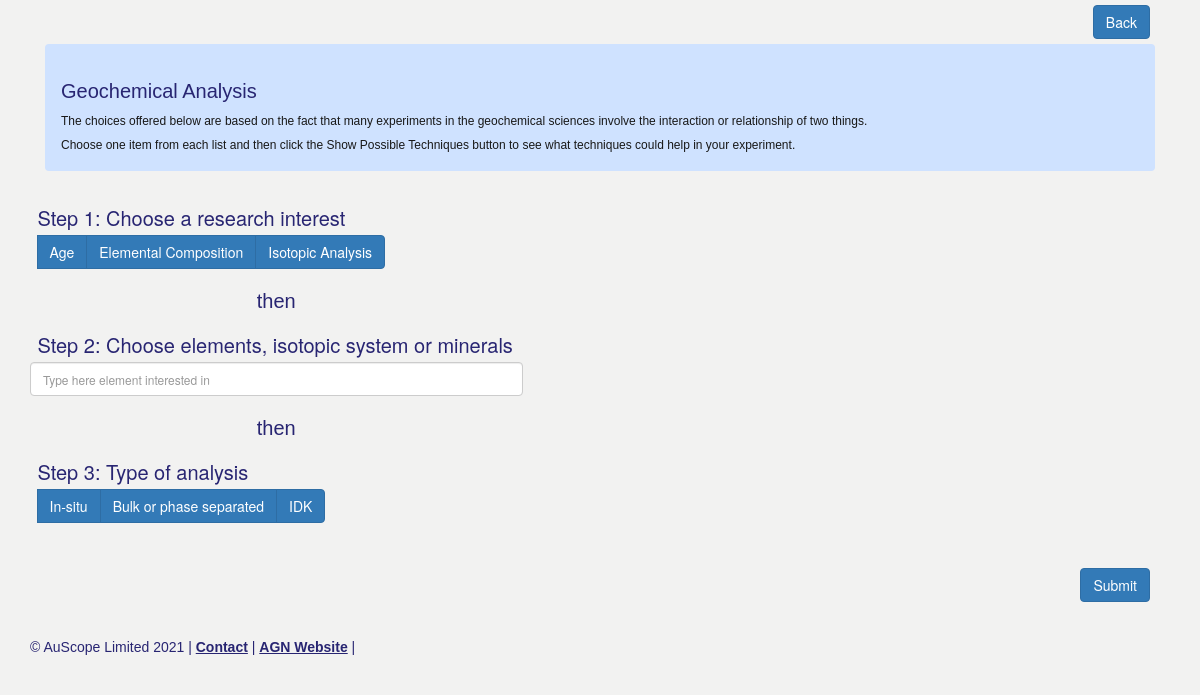
/index.php/portal/geochemOptionsSelection, run on an earlier commit of the app's database.
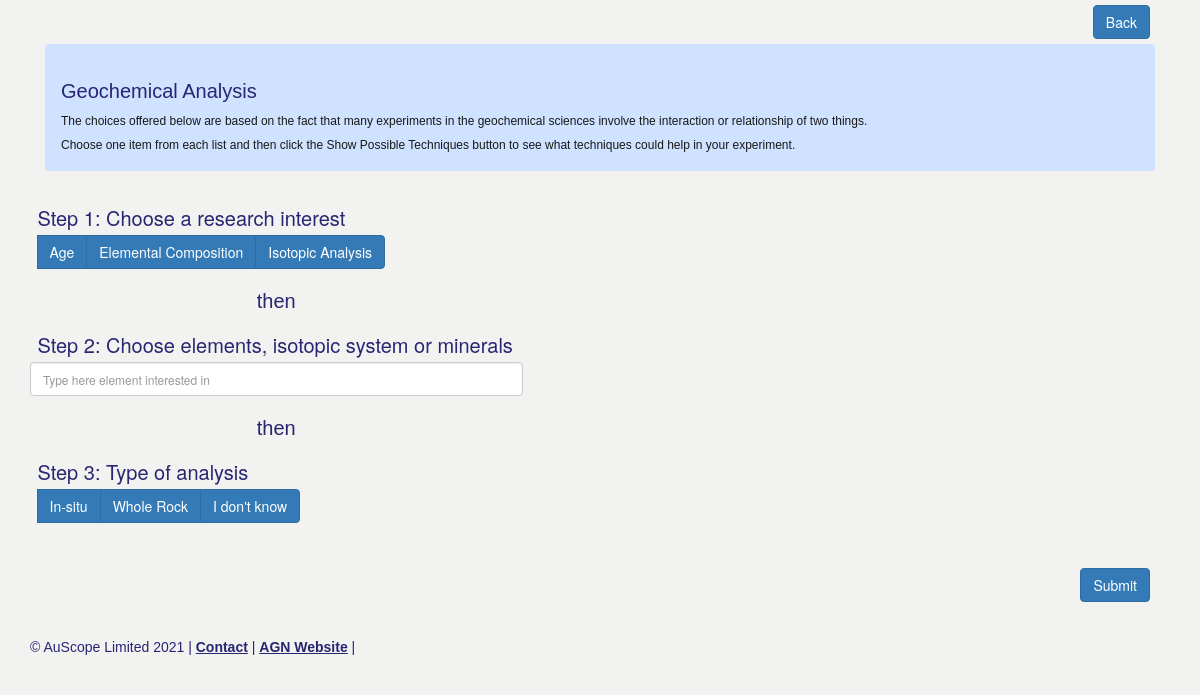
And on a later commit of the database.
### tables this page shows
CREATE TABLE `option_choice` (
  `id` bigint(20) NOT NULL AUTO_INCREMENT,
  `version` bigint(20) NOT NULL,
  `priority` int(11) NOT NULL,
  `name` varchar(255) NOT NULL,
  `type` varchar(255) NOT NULL,
  `science` varchar(255) NOT NULL,
  PRIMARY KEY (`id`),
  FULLTEXT KEY `fulltext_index` (`name`)
);

### application/controllers/Portal.php (called while the page is built, shortened)
<?php
class Portal extends CI_Controller {
    function __construct()
    {
        $this->load->model('Static_model');
    }
    public function geochemOptionsSelection(){
        $staticData = array();
        $staticData['tf.geochemChoices.quickGuide'] = $this->Static_model->getSaticDataByName('tf.geochemChoices.quickGuide')->text;
        $staticData['tf.geochemChoices.comparison.title'] = $this->Static_model->getSaticDataByName('tf.geochemChoices.comparison.title')->text;
        $staticData['tf.geochemChoices.left.title'] = $this->Static_model->getSaticDataByName('tf.geochemChoices.left.title')->text;
        $staticData['tf.geochemChoices.centre.title'] = $this->Static_model->getSaticDataByName('tf.geochemChoices.centre.title')->text;
        $staticData['tf.geochemChoices.right.title'] = $this->Static_model->getSaticDataByName('tf.geochemChoices.right.title')->text;
        $this->load->model('OptionChoice_model');
        $left_list = $this->OptionChoice_model->getAllOptionChoices('GEOCHEM', 'LEFT');
        $right_list = $this->OptionChoice_model->getAllOptionChoices('GEOCHEM', 'RIGHT');
        $this->load->view('Portal/geochem_options_selection', array(
            'staticData' => $staticData,
                'left_list'=>$left_list,
                'right_list'=>$right_list
        ));
    }
}

### index.php (called while the page is built, shortened)
<?php
require_once BASEPATH.'core/CodeIgniter.php';

### application/models/Static_model.php (called while the page is built, shortened)
<?php
class Static_model extends MY_Model
{
    function getSaticDataByName($name){
        $result = $this->db->where('name',$name)->get('static_content')->row();
        return $result;
    }
}

### application/models/OptionChoice_model.php (called while the page is built, shortened)
<?php
class OptionChoice_model extends MY_Model
{
    function getAllOptionChoices($science, $type){
        return $this->db
            ->where('science', $science)->where('type', $type)
            ->order_by('priority','ASC')->get('option_choice')->result();
    }
}

### application/views/Portal/geochem_options_selection.php (the view, shortened to what this page needs)
<?php $this->load->view('layout/portal_header.php');?>
<head>
</head>
<body>
        <div id="content" class="container">
	    <div class="d-flex justify-content-end">
                <div class="p-2">
		    <button type="submit" class="btn btn-primary" onclick="window.location.assign('<?php echo base_url();?>Portal')">Back</button>
                </div>
            </div>
            <div class="alert alert-primary">
<?php echo $staticData['tf.geochemChoices.quickGuide']; ?>
            </div>
            <div class="col-5">
                <div class="row">
                    <h3 class="tf-heading"><?php echo strip_tags($staticData['tf.geochemChoices.left.title']);?> </h3>
                    <div class="btn-group" role="group">
                        <?php
                          foreach($left_list as $r){
                                 echo '<label class="btn btn-primary" for="btnradio-'.$r->id.'">'.$r->name.'</label>';
                          }
                        ?>
		    </div>
                </div>
                <div class="row">
                    <img src="<?php echo base_url().'assets/images/space.gif'?>" width="20" height="5" />
                    <span style="text-align:center;"><h1 class="tf-heading"><?php echo strip_tags($staticData['tf.geochemChoices.comparison.title']);?> </h1></span>
                </div>
                <div class="row">
                    <h3 class="tf-heading"><?php echo strip_tags($staticData['tf.geochemChoices.centre.title']);?> </h3>
                    <input id="step2" class="form-control" style="font-size: 12px" type="text" placeholder="Type here element interested in"></input>
                </div>
                <div class="row">
                    <img src="<?php echo base_url().'assets/images/space.gif'?>" width="20" height="5" />
                    <span style="text-align:center;"><h1 class="tf-heading"><?php echo strip_tags($staticData['tf.geochemChoices.comparison.title']);?> </h1></span>
                </div>
                <div class="row">
                    <h3 class="tf-heading"><?php echo strip_tags($staticData['tf.geochemChoices.right.title']);?> </h3>
                    <div class="btn-group" role="group">
                        <?php
                        foreach($right_list as $r){
                            echo '<label class="btn btn-primary" for="btnradio-'.$r->id.'">'.$r->name.'</label>';
                        }
                        ?>
		    </div>
                </div>
            </div>
            <br>
            <br>
            <div class="d-flex justify-content-end">
                <div class="p-2">
                    <form action="<?php echo base_url().'Portal/getTechniqueByOptionCombination';?>" method="get" name="choiceForm" id="choiceForm">
                        <button type="submit" class="btn btn-primary" onclick="onSubmit()">Submit</button>
                    </form>
                </div>
            </div>
            <br>
      </div>
    <div id="footer" class="container">
        <?php include 'footer.php';?>
    </div>
    <div id="infobox"> </div>
        <?php $this->load->view('layout/portal_footer.php')?>
</body>

### application/views/layout/portal_header.php (shortened to what this page needs)
<!DOCTYPE html>
<html>
<head>
    <link href="https://cdn.jsdelivr.net/npm/bootstrap@5.0.0-beta3/dist/css/bootstrap.min.css" rel="stylesheet">
    <link href="<?php echo base_url();?>/assets/css/bootstrap.css" rel="stylesheet">
    <link href="<?php echo base_url();?>/assets/css/technique-finder.css" rel="stylesheet">
    <link rel="stylesheet" href="https://cdnjs.cloudflare.com/ajax/libs/jqueryui/1.12.1/jquery-ui.min.css">
</head>
<body>
</body>
</html>

### application/views/Portal/footer.php
<p id="attribution" class="tf-attribution">© AuScope Limited 2021 |
    <a href="mailto:auscopegeochemistry@gmail.com" class="style1">Contact</a> |
    <a href="https://www.auscope.org.au/agn" class="style1" target="_blank">AGN Website</a> |
</p>

### application/views/layout/portal_footer.php (shortened to what this page needs)
<!DOCTYPE html>
<html>
<head>
    <link rel="stylesheet" type="text/css" href="https://cdn.datatables.net/v/dt/dt-1.10.16/datatables.min.css"/>
</head>
<body>
</body>
</html>

### assets/css/technique-finder.css (style rules this page uses)
body { background-color: rgb(242,242,241); }
.tf-hyperlink, a:link, a:visited { color: #282572; font-weight: bold; text-decoration: none; font-size: 14px; }
.tf-attribution { color: #282572; float: left; font-family: arial, verdana, sans-serif; }
.tf-heading { color: #282572; font-weight: normal; font-size: 20px; margin: .8em 0 .3em 0; }
#infobox { position: absolute; top: 100px; left: 705px; width: 205px; height: 550px; }
#footer { top: 10px; left: 0px; margin-top: 10px; padding: 0 25px 0 0; }
#content p { font-family: arial, verdana, sans-serif; font-size: 12px; line-height:19px; color: #181818; }
#content h1 { font-size: 20px; color: #282572; font-family: arial, verdana, sans-serif; }
#footer a { text-decoration: underline; color: #282572; }

What changed in the data, as far as the page shows it:
changed option_choice: name "Bulk or phase separated" → "Whole Rock"
changed option_choice: name "IDK" → "I don't know"
